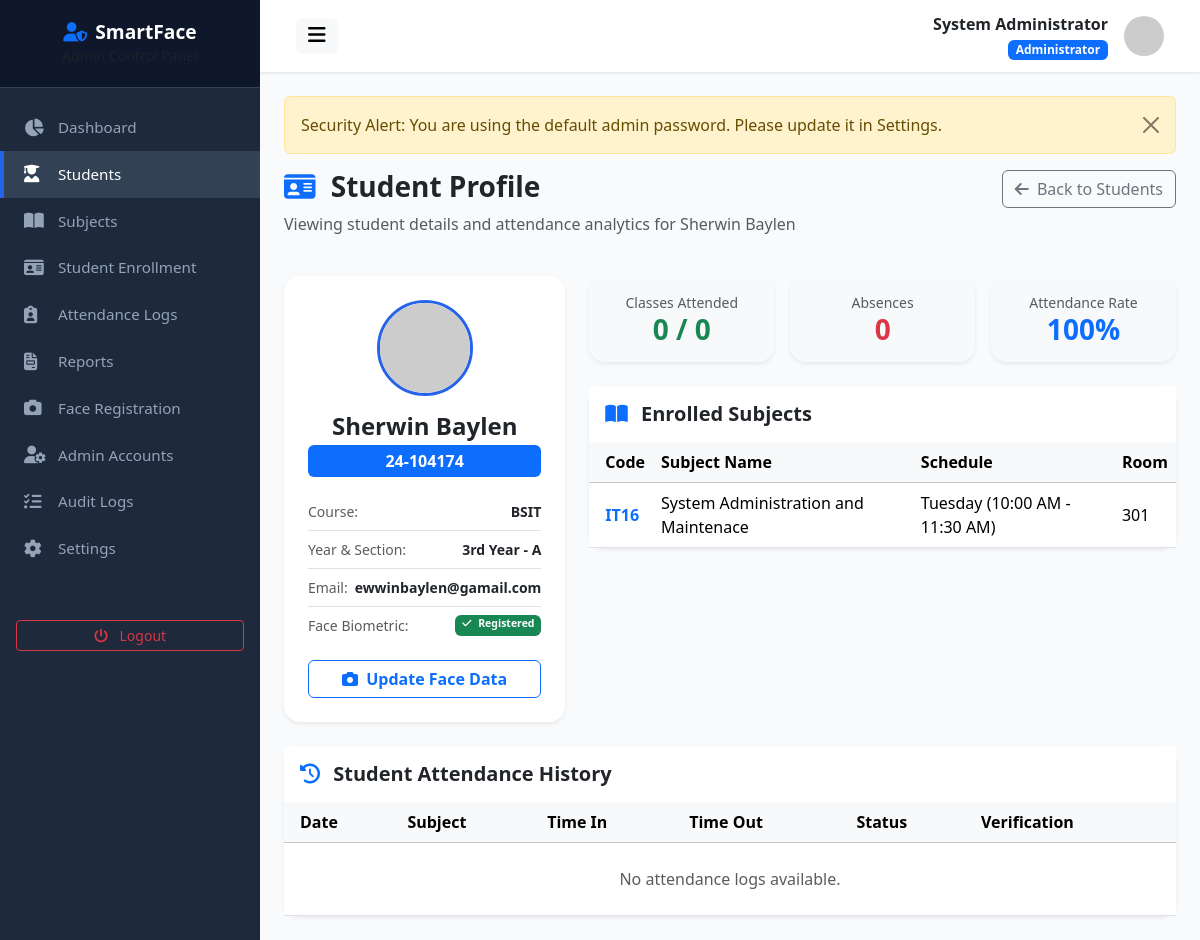
Before: /student_view.php?id=5 (signed in) with the older database file.
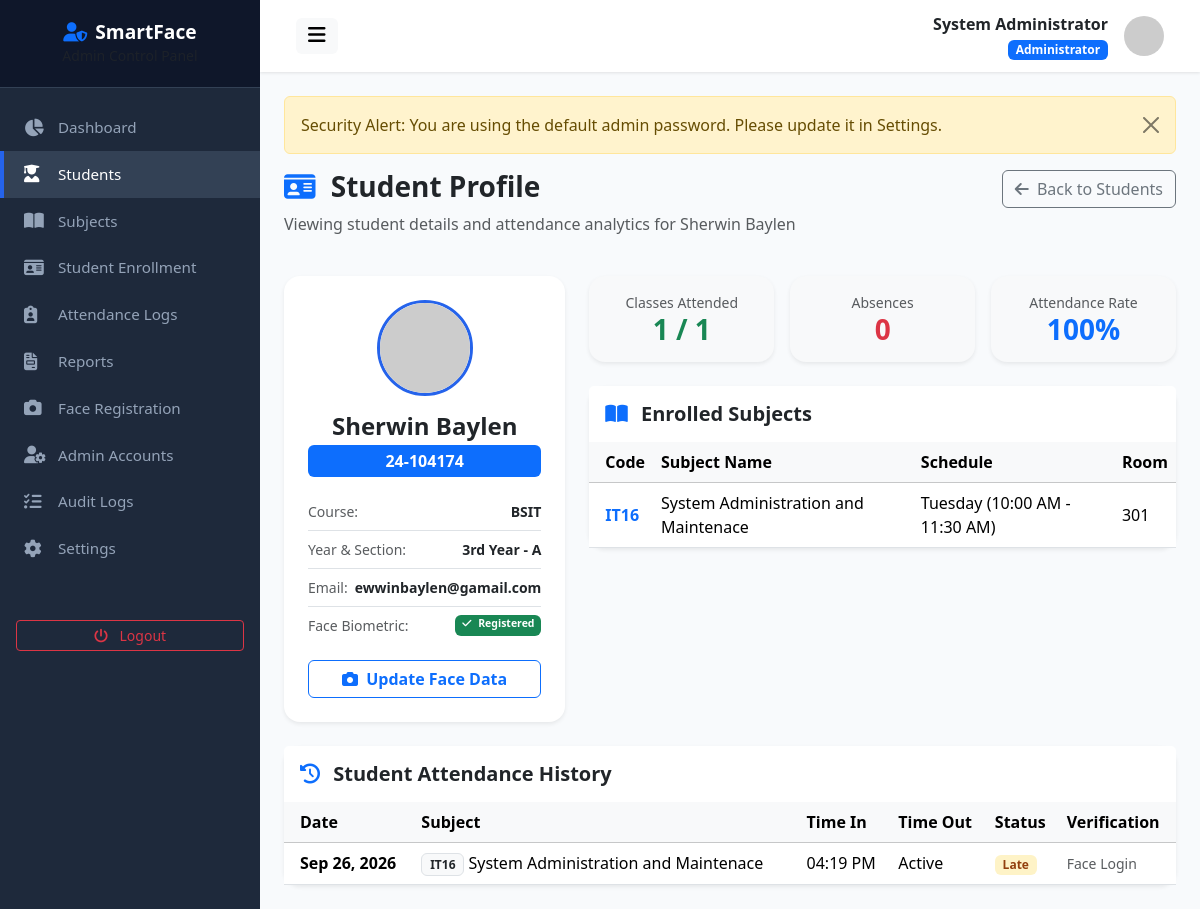
After: the same page with the newer database file.
### tables this page shows
CREATE TABLE `subjects` (
  `id` int(11) NOT NULL AUTO_INCREMENT,
  `subject_code` varchar(30) NOT NULL,
  `subject_name` varchar(150) NOT NULL,
  `description` text DEFAULT NULL,
  `instructor` varchar(150) NOT NULL,
  `room` varchar(50) NOT NULL,
  `day` varchar(50) NOT NULL,
  `start_time` time NOT NULL,
  `end_time` time NOT NULL,
  `semester` varchar(20) NOT NULL DEFAULT '1st Semester',
  `school_year` varchar(30) NOT NULL DEFAULT '2026-2027',
  `status` enum('active','inactive') DEFAULT 'active',
  `created_at` datetime DEFAULT current_timestamp(),
  PRIMARY KEY (`id`),
  UNIQUE KEY `subject_code` (`subject_code`)
);

CREATE TABLE `attendance` (
  `id` int(11) NOT NULL AUTO_INCREMENT,
  `student_id` int(11) NOT NULL,
  `subject_id` int(11) NOT NULL,
  `attendance_date` date NOT NULL,
  `time_in` time NOT NULL,
  `time_out` time DEFAULT NULL,
  `signout_status` enum('none','pending','approved','rejected') NOT NULL DEFAULT 'none',
  `signout_reason` varchar(255) DEFAULT NULL,
  `status` enum('Present','Late','Absent','Excused','Incomplete') NOT NULL DEFAULT 'Present',
  `verification_method` varchar(50) DEFAULT 'Face Recognition',
  `remarks` text DEFAULT NULL,
  `created_at` datetime DEFAULT current_timestamp(),
  `updated_at` datetime DEFAULT current_timestamp() ON UPDATE current_timestamp(),
  PRIMARY KEY (`id`),
  UNIQUE KEY `unique_student_subject_date` (`student_id`,`subject_id`,`attendance_date`),
  KEY `subject_id` (`subject_id`),
  CONSTRAINT `attendance_ibfk_1` FOREIGN KEY (`student_id`) REFERENCES `students` (`id`) ON DELETE CASCADE,
  CONSTRAINT `attendance_ibfk_2` FOREIGN KEY (`subject_id`) REFERENCES `subjects` (`id`) ON DELETE CASCADE
);

### student_view.php (the view, shortened to what the changed rows need)
<?php
include __DIR__ . '/header.php';
$studentDbId = intval($_GET['id'] ?? 0);
$stmt = $db->prepare("SELECT
    COUNT(*) as total_classes,
    SUM(CASE WHEN status = 'Present' THEN 1 ELSE 0 END) as present_count,
    SUM(CASE WHEN status = 'Late' THEN 1 ELSE 0 END) as late_count,
    SUM(CASE WHEN status = 'Absent' THEN 1 ELSE 0 END) as absent_count
    FROM attendance WHERE student_id = ?");
$stmt->execute([$studentDbId]);
$attStats = $stmt->fetch();
$tot = intval($attStats['total_classes']);
$pres = intval($attStats['present_count']);
$late = intval($attStats['late_count']);
$stmt = $db->prepare("SELECT s.* FROM subjects s JOIN student_subjects ss ON s.id = ss.subject_id WHERE ss.student_id = ? AND ss.enrollment_status = 'enrolled'");
$stmt->execute([$studentDbId]);
$enrolledSubjects = $stmt->fetchAll();
$stmt = $db->prepare("SELECT a.*, s.subject_code, s.subject_name FROM attendance a JOIN subjects s ON a.subject_id = s.id WHERE a.student_id = ? ORDER BY a.attendance_date DESC, a.time_in DESC");
$stmt->execute([$studentDbId]);
$attLogs = $stmt->fetchAll();
?>
<div class="row g-4 mb-4">
    <div class="col-md-8">
        <div class="row g-3 mb-4">
            <div class="col-4">
                <div class="card border-0 shadow-sm rounded-4 p-3 text-center bg-light">
                    <div class="text-muted small">Classes Attended</div>
                    <h3 class="fw-bold text-success mb-0"><?= $pres + $late ?> / <?= $tot ?></h3>
                </div>
            </div>
        </div>
        <div class="card border-0 shadow-sm rounded-4 mb-4">
            <div class="card-body p-0">
                <div class="table-responsive">
                    <table class="table table-hover align-middle mb-0">
                        <thead class="table-light">
                            <tr>
                                <th class="ps-3">Code</th>
                                <th>Subject Name</th>
                                <th>Schedule</th>
                                <th>Room</th>
                            </tr>
                        </thead>
                        <tbody>
                            <?php if (empty($enrolledSubjects)): ?>
                                <tr><td colspan="4" class="text-center py-3 text-muted">No enrolled subjects.</td></tr>
                            <?php else: ?>
                                <?php foreach ($enrolledSubjects as $es): ?>
                                    <tr>
                                        <td class="ps-3 fw-bold text-primary"><?= htmlspecialchars($es['subject_code']) ?></td>
                                        <td><?= htmlspecialchars($es['subject_name']) ?></td>
                                        <td><?= htmlspecialchars($es['day']) ?> (<?= date('h:i A', strtotime($es['start_time'])) ?> - <?= date('h:i A', strtotime($es['end_time'])) ?>)</td>
                                        <td><?= htmlspecialchars($es['room']) ?></td>
                                    </tr>
                                <?php endforeach; ?>
                            <?php endif; ?>
                        </tbody>
                    </table>
                </div>
            </div>
        </div>
    </div>
</div>
<div class="card border-0 shadow-sm rounded-4">
    <div class="card-body p-0">
        <div class="table-responsive">
            <table class="table table-hover align-middle mb-0">
                <thead class="table-light">
                    <tr>
                        <th class="ps-3">Date</th>
                        <th>Subject</th>
                        <th>Time In</th>
                        <th>Time Out</th>
                        <th>Status</th>
                        <th>Verification</th>
                    </tr>
                </thead>
                <tbody>
                    <?php if (empty($attLogs)): ?>
                        <tr><td colspan="6" class="text-center py-4 text-muted">No attendance logs available.</td></tr>
                    <?php else: ?>
                        <?php foreach ($attLogs as $log): ?>
                            <tr>
                                <td class="ps-3 fw-semibold"><?= date('M d, Y', strtotime($log['attendance_date'])) ?></td>
                                <td><span class="badge bg-light text-dark border"><?= htmlspecialchars($log['subject_code']) ?></span> <?= htmlspecialchars($log['subject_name']) ?></td>
                                <td><?= date('h:i A', strtotime($log['time_in'])) ?></td>
                                <td><?= $log['time_out'] ? date('h:i A', strtotime($log['time_out'])) : 'Active' ?></td>
                                <td>
                                    <span class="badge <?= $log['status'] === 'Present' ? 'badge-present' : ($log['status'] === 'Late' ? 'badge-late' : 'badge-absent') ?>">
                                        <?= htmlspecialchars($log['status']) ?>
                                    </span>
                                </td>
                                <td><small class="text-muted"><?= htmlspecialchars($log['verification_method']) ?></small></td>
                            </tr>
                        <?php endforeach; ?>
                    <?php endif; ?>
                </tbody>
            </table>
        </div>
    </div>
</div>
<?php include __DIR__ . '/footer.php'; ?>

Changed rows visible on the page:
added attendance: attendance_date "Sep 26, 2026", subject.subject_code "IT16", subject.subject_name "System Administration and Maintenace", time_in "04:19 PM", shows "Active", status "Late", verification_method "Face Login"
Other visible differences:
$pres + $late: "0" → "1"
$tot: "0" → "1"
text no longer shown: "No attendance logs available."
